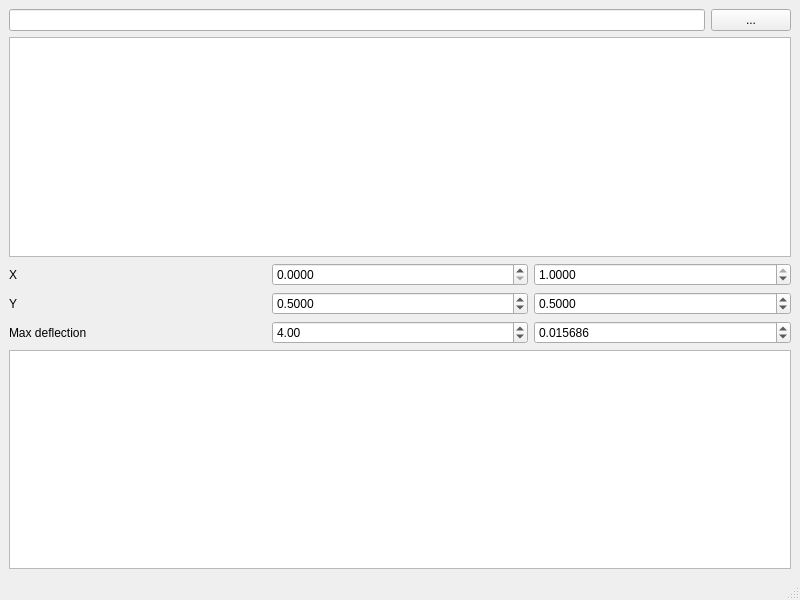
<?xml version="1.0" encoding="UTF-8"?>
<ui version="4.0">
 <class>MainWindow</class>
 <widget class="QMainWindow" name="MainWindow">
  <property name="geometry">
   <rect>
    <x>0</x>
    <y>0</y>
    <width>800</width>
    <height>600</height>
   </rect>
  </property>
  <property name="acceptDrops">
   <bool>true</bool>
  </property>
  <property name="windowTitle">
   <string>Image to gradient</string>
  </property>
  <widget class="QWidget" name="centralwidget">
   <layout class="QGridLayout" name="gridLayout">
    <item row="0" column="1">
     <widget class="QPushButton" name="chooseImage">
      <property name="text">
       <string>...</string>
      </property>
      <property name="autoDefault">
       <bool>false</bool>
      </property>
      <property name="default">
       <bool>false</bool>
      </property>
      <property name="flat">
       <bool>false</bool>
      </property>
     </widget>
    </item>
    <item row="0" column="0">
     <widget class="QLineEdit" name="imagePath">
      <property name="acceptDrops">
       <bool>false</bool>
      </property>
     </widget>
    </item>
    <item row="3" column="0" colspan="2">
     <widget class="QGraphicsView" name="gradientView">
      <property name="acceptDrops">
       <bool>false</bool>
      </property>
      <property name="interactive">
       <bool>true</bool>
      </property>
     </widget>
    </item>
    <item row="1" column="0" colspan="2">
     <widget class="QGraphicsView" name="imageView">
      <property name="acceptDrops">
       <bool>false</bool>
      </property>
     </widget>
    </item>
    <item row="2" column="0" colspan="2">
     <layout class="QGridLayout" name="gridLayout_2">
      <item row="0" column="0">
       <widget class="QLabel" name="label">
        <property name="text">
         <string>X</string>
        </property>
       </widget>
      </item>
      <item row="1" column="2">
       <widget class="QDoubleSpinBox" name="endY">
        <property name="decimals">
         <number>4</number>
        </property>
        <property name="maximum">
         <double>1.000000000000000</double>
        </property>
        <property name="singleStep">
         <double>0.050000000000000</double>
        </property>
        <property name="value">
         <double>0.500000000000000</double>
        </property>
       </widget>
      </item>
      <item row="0" column="1">
       <widget class="QDoubleSpinBox" name="startX">
        <property name="decimals">
         <number>4</number>
        </property>
        <property name="maximum">
         <double>1.000000000000000</double>
        </property>
        <property name="singleStep">
         <double>0.050000000000000</double>
        </property>
       </widget>
      </item>
      <item row="0" column="2">
       <widget class="QDoubleSpinBox" name="endX">
        <property name="decimals">
         <number>4</number>
        </property>
        <property name="maximum">
         <double>1.000000000000000</double>
        </property>
        <property name="singleStep">
         <double>0.050000000000000</double>
        </property>
        <property name="value">
         <double>1.000000000000000</double>
        </property>
       </widget>
      </item>
      <item row="1" column="0">
       <widget class="QLabel" name="label_2">
        <property name="text">
         <string>Y</string>
        </property>
       </widget>
      </item>
      <item row="1" column="1">
       <widget class="QDoubleSpinBox" name="startY">
        <property name="decimals">
         <number>4</number>
        </property>
        <property name="maximum">
         <double>1.000000000000000</double>
        </property>
        <property name="singleStep">
         <double>0.050000000000000</double>
        </property>
        <property name="value">
         <double>0.500000000000000</double>
        </property>
       </widget>
      </item>
      <item row="2" column="0">
       <widget class="QLabel" name="label_3">
        <property name="text">
         <string>Max deflection</string>
        </property>
       </widget>
      </item>
      <item row="2" column="2">
       <widget class="QDoubleSpinBox" name="deflectionFloat">
        <property name="decimals">
         <number>6</number>
        </property>
        <property name="minimum">
         <double>0.000001000000000</double>
        </property>
        <property name="maximum">
         <double>1.000000000000000</double>
        </property>
        <property name="singleStep">
         <double>0.000001000000000</double>
        </property>
        <property name="value">
         <double>0.015686000000000</double>
        </property>
       </widget>
      </item>
      <item row="2" column="1">
       <widget class="QDoubleSpinBox" name="deflectionByte">
        <property name="decimals">
         <number>2</number>
        </property>
        <property name="minimum">
         <double>0.000000000000000</double>
        </property>
        <property name="maximum">
         <double>255.000000000000000</double>
        </property>
        <property name="singleStep">
         <double>1.000000000000000</double>
        </property>
        <property name="value">
         <double>4.000000000000000</double>
        </property>
       </widget>
      </item>
     </layout>
    </item>
   </layout>
  </widget>
  <widget class="QMenuBar" name="menubar">
   <property name="enabled">
    <bool>true</bool>
   </property>
   <property name="geometry">
    <rect>
     <x>0</x>
     <y>0</y>
     <width>800</width>
     <height>22</height>
    </rect>
   </property>
   <property name="nativeMenuBar">
    <bool>true</bool>
   </property>
  </widget>
  <widget class="QStatusBar" name="statusbar"/>
 </widget>
 <resources/>
 <connections/>
</ui>
